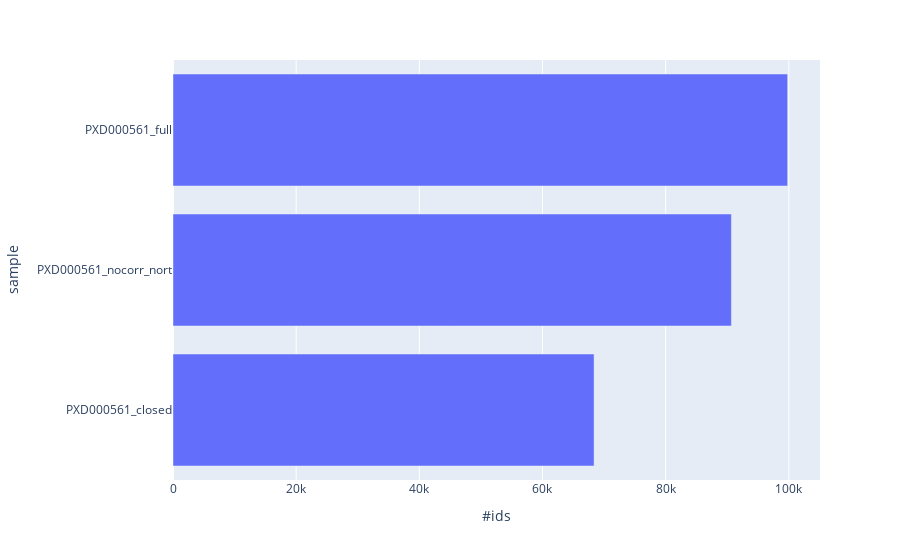

Notebook code for this chart:
### Code cell
tmp = proteins.drop_duplicates(["sample","matched_peptide","modifications"],keep="first")
tmp = tmp["sample"].value_counts().reset_index(level=0)
tmp.columns = ["sample","#ids"]
fig = px.bar(tmp, y='sample', x='#ids', orientation='h')
fig.update_layout(yaxis={'categoryorder':'total ascending'})
fig.show()

### Figure 1 — Plotly figure (JSON) as saved in the notebook; plotly's stock layout.template omitted (floating-point values rounded to 4 significant figures)
{"data": [{"alignmentgroup": "True", "hovertemplate": "#ids=%{x}<br>sample=%{y}<extra></extra>", "legendgroup": "", "marker": {"color": "#636efa"}, "name": "", "offsetgroup": "", "orientation": "h", "showlegend": false, "textposition": "auto", "type": "bar", "x": [99812, 90678, 68375], "xaxis": "x", "y": ["PXD000561_full", "PXD000561_nocorr_nort", "PXD000561_closed"], "yaxis": "y"}], "layout": {"barmode": "relative", "legend": {"tracegroupgap": 0}, "margin": {"t": 60}, "xaxis": {"anchor": "y", "domain": [0, 1], "title": {"text": "#ids"}}, "yaxis": {"anchor": "x", "categoryorder": "total ascending", "domain": [0, 1], "title": {"text": "sample"}}}}
